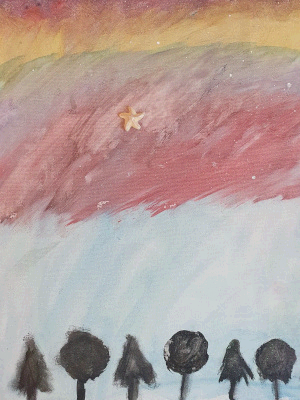
//> input picture cap10/imagem.png, 300 x 400 px
$ ./ex1 ../cap10/imagem.png   (built with g++ and OpenCV 4)
//> lines starting //> are read from the running program, lines starting //| are printed output that depends on the picture; after the words box and inside, x2 and y2 are one past the last pixel; in counts of white or black regions, pixels touching at a corner belong together
#include <iostream>
#include <opencv2/opencv.hpp>

using namespace cv;
using namespace std;

int main(int argc, char** argv) {

    if (argc < 2) {
        cout << "Uso: " << argv[0] << " <imagem>" << endl;
        return -1;
    }

    // Carrega a imagem em tons de cinza
    Mat image = imread(argv[1], IMREAD_GRAYSCALE);
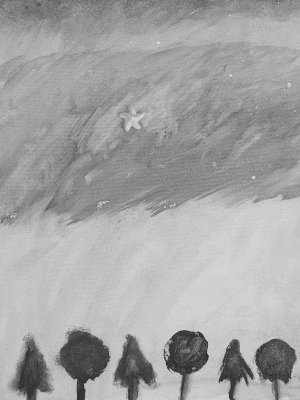
//> image: 400 rows x 300 cols, CV_8UC1; min 36, max 229, mean 164.3

    if (!image.data) {
        cout << "Imagem nao carregou corretamente" << endl;
        return -1;
    }

    cout << image.cols << "x" << image.rows << endl;
//| 300x400

    // Cria uma imagem binaria
    // Pixels brancos (255) representam os objetos
    Mat binary;

    threshold(image, binary, 127, 255, THRESH_BINARY);
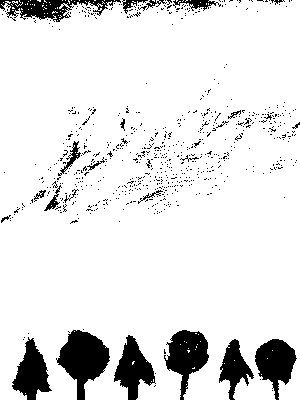
//> binary: 400 rows x 300 cols, CV_8UC1; 89.5% white; 693 black regions (670 under 20 px), largest, box (x1, y1, x2, y2) and area: (56, 330, 110, 400) 2041, (164, 330, 209, 400) 1618, (255, 339, 297, 400) 1454

    // Matriz para armazenar os rotulos
    // CV_32S permite valores muito maiores que 255
    Mat labels;

    // Rotula os componentes conexos
    int nobjects = connectedComponents(
        binary,
        labels,
        8,
        CV_32S
    );
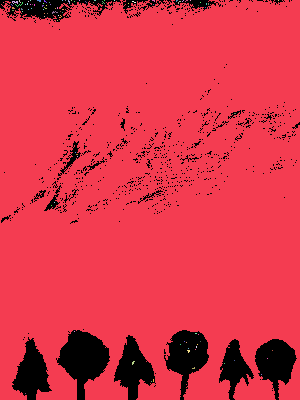
//> labels: 400 rows x 300 cols, CV_32SC1; 98 distinct labels, from 0 to 97; one colour per label, 0 black
//> nobjects = 98

    // O objeto 0 representa o fundo,
    // por isso o numero de objetos e nobjects - 1
    nobjects--;
//> nobjects = 97

    cout << "A figura tem "
         << nobjects
         << " bolhas" << endl;
//| A figura tem 97 bolhas

    // Cria uma imagem para visualizacao
    Mat visualization;

    // Normaliza os rotulos para 0-255
    normalize(
        labels,
        visualization,
        0,
        255,
        NORM_MINMAX
    );
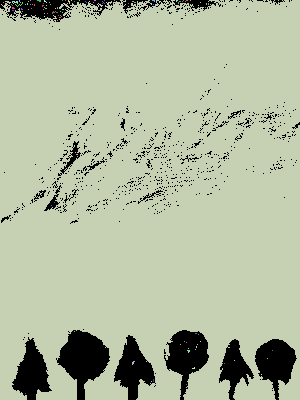
//> visualization: 400 rows x 300 cols, CV_32SC1; 98 distinct labels, from 0 to 255; one colour per label, 0 black

    visualization.convertTo(visualization, CV_8U);
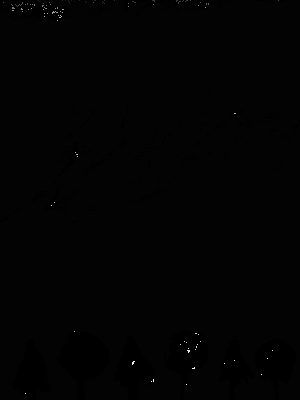
//> visualization: 400 rows x 300 cols, CV_8UC1; min 0, max 255, mean 2.9

    // Mostra a imagem rotulada
    imshow("Imagem rotulada", visualization);

    // Salva o resultado
    imwrite("labeling.png", visualization);

    waitKey();

    return 0;
}
